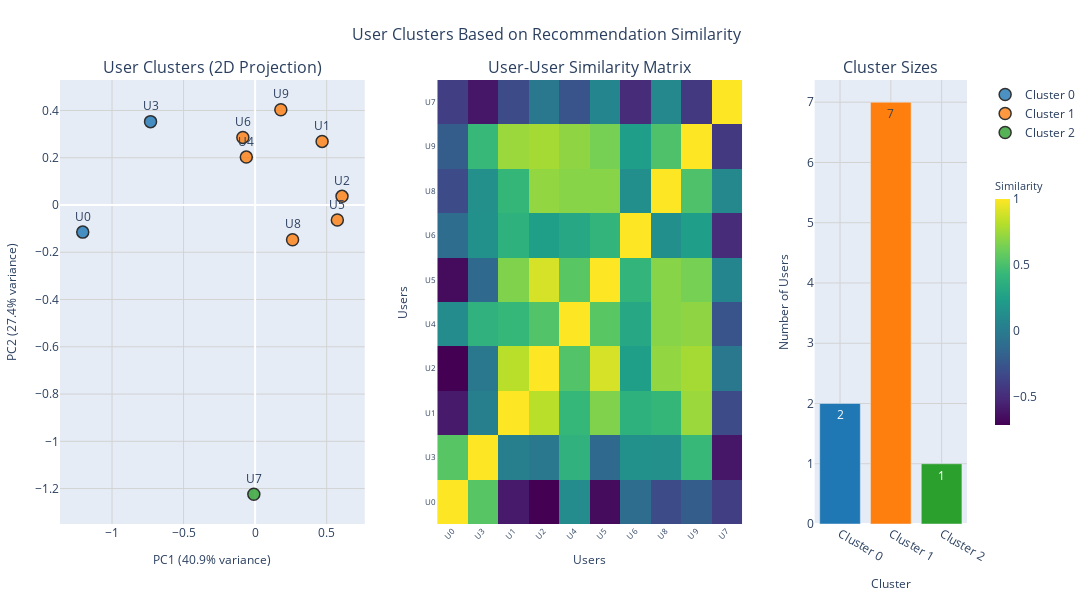

Notebook code for this chart:
### Code cell
# Visualize user clusters based on similarity patterns
print("\n📊 Clustering users by similarity patterns...")
fig_clusters, cluster_labels = KMRPlotter.plot_user_clusters(
    all_similarity_matrices,
    user_ids=sample_user_indices,
    n_clusters=3,
    title="User Clusters Based on Recommendation Similarity"
)
fig_clusters.show()

print(f"\n✅ Clustering complete!")
print(f"   Cluster assignments: {cluster_labels}")

### Figure 1 — Plotly figure (JSON) as saved in the notebook; plotly's stock layout.template omitted (floating-point values rounded to 4 significant figures)
{"data": [{"marker": {"color": "#1f77b4", "line": {"color": "black", "width": 1.5}, "opacity": 0.8, "size": 12}, "mode": "markers+text", "name": "Cluster 0", "showlegend": true, "text": ["U0", "U3"], "textposition": "top center", "type": "scatter", "x": [-1.205, -0.7309], "xaxis": "x", "y": [-0.1148, 0.3526], "yaxis": "y"}, {"marker": {"color": "#ff7f0e", "line": {"color": "black", "width": 1.5}, "opacity": 0.8, "size": 12}, "mode": "markers+text", "name": "Cluster 1", "showlegend": true, "text": ["U1", "U2", "U4", "U5", "U6", "U8", "U9"], "textposition": "top center", "type": "scatter", "x": [0.4682, 0.6074, -0.06151, 0.5747, -0.08565, 0.2618, 0.1797], "xaxis": "x", "y": [0.2691, 0.03652, 0.2027, -0.06363, 0.286, -0.1474, 0.4032], "yaxis": "y"}, {"marker": {"color": "#2ca02c", "line": {"color": "black", "width": 1.5}, "opacity": 0.8, "size": 12}, "mode": "markers+text", "name": "Cluster 2", "showlegend": true, "text": ["U7"], "textposition": "top center", "type": "scatter", "x": [-0.008963], "xaxis": "x", "y": [-1.224], "yaxis": "y"}, {"colorbar": {"len": 0.6, "thickness": 15, "title": {"font": {"size": 11}, "text": "Similarity"}, "x": 1.02}, "colorscale": [[0, "#440154"], [0.1111, "#482878"], [0.2222, "#3e4989"], [0.3333, "#31688e"], [0.4444, "#26828e"], [0.5556, "#1f9e89"], [0.6667, "#35b779"], [0.7778, "#6ece58"], [0.8889, "#b5de2b"], [1, "#fde725"]], "showscale": true, "type": "heatmap", "x": ["U0", "U3", "U1", "U2", "U4", "U5", "U6", "U8", "U9", "U7"], "xaxis": "x2", "y": ["U0", "U3", "U1", "U2", "U4", "U5", "U6", "U8", "U9", "U7"], "yaxis": "y2", "z": [[1.0, 0.5453, -0.5911, -0.7129, 0.1142, -0.6659, -0.108, -0.3215, -0.2071, -0.3971], [0.5453, 1.0, 0.02464, -0.02304, 0.3866, -0.1328, 0.1448, 0.1414, 0.4355, -0.6069], [-0.5911, 0.02464, 1.0, 0.8241, 0.4265, 0.6682, 0.3797, 0.4241, 0.7379, -0.3184], [-0.7129, -0.02304, 0.8241, 1.0, 0.5256, 0.8938, 0.2483, 0.7157, 0.7664, -0.02183], [0.1142, 0.3866, 0.4265, 0.5256, 1.0, 0.5499, 0.3047, 0.688, 0.7077, -0.2637], [-0.6659, -0.1328, 0.6682, 0.8938, 0.5499, 1.0, 0.4057, 0.6879, 0.6408, 0.06727], [-0.108, 0.1448, 0.3797, 0.2483, 0.3047, 0.4057, 1.0, 0.1342, 0.2386, -0.5016], [-0.3215, 0.1414, 0.4241, 0.7157, 0.688, 0.6879, 0.1342, 1.0, 0.5138, 0.08962], [-0.2071, 0.4355, 0.7379, 0.7664, 0.7077, 0.6408, 0.2386, 0.5138, 1.0, -0.4262], [-0.3971, -0.6069, -0.3184, -0.02183, -0.2637, 0.06727, -0.5016, 0.08962, -0.4262, 1.0]]}, {"marker": {"color": ["#1f77b4", "#ff7f0e", "#2ca02c"]}, "showlegend": false, "text": [2.0, 7.0, 1.0], "textposition": "auto", "type": "bar", "x": ["Cluster 0", "Cluster 1", "Cluster 2"], "xaxis": "x3", "y": [2, 7, 1], "yaxis": "y3"}], "layout": {"annotations": [{"font": {"size": 16}, "showarrow": false, "text": "User Clusters (2D Projection)", "x": 0.168, "xanchor": "center", "xref": "paper", "y": 1, "yanchor": "bottom", "yref": "paper"}, {"font": {"size": 16}, "showarrow": false, "text": "User-User Similarity Matrix", "x": 0.584, "xanchor": "center", "xref": "paper", "y": 1, "yanchor": "bottom", "yref": "paper"}, {"font": {"size": 16}, "showarrow": false, "text": "Cluster Sizes", "x": 0.916, "xanchor": "center", "xref": "paper", "y": 1, "yanchor": "bottom", "yref": "paper"}], "height": 600, "legend": {"orientation": "v", "x": 1.02, "xanchor": "left", "y": 1, "yanchor": "top"}, "margin": {"b": 50, "l": 50, "r": 50, "t": 80}, "showlegend": true, "title": {"font": {"size": 16}, "text": "User Clusters Based on Recommendation Similarity", "x": 0.5, "xanchor": "center"}, "width": 1400, "xaxis": {"anchor": "y", "domain": [0, 0.336], "gridcolor": "lightgray", "gridwidth": 1, "showgrid": true, "title": {"font": {"size": 12}, "text": "PC1 (40.9% variance)"}}, "xaxis2": {"anchor": "y2", "domain": [0.416, 0.752], "tickangle": -45, "tickfont": {"size": 8}, "title": {"font": {"size": 12}, "text": "Users"}}, "xaxis3": {"anchor": "y3", "domain": [0.832, 1], "gridcolor": "lightgray", "gridwidth": 1, "showgrid": true, "title": {"font": {"size": 12}, "text": "Cluster"}}, "yaxis": {"anchor": "x", "domain": [0, 1], "gridcolor": "lightgray", "gridwidth": 1, "showgrid": true, "title": {"font": {"size": 12}, "text": "PC2 (27.4% variance)"}}, "yaxis2": {"anchor": "x2", "domain": [0, 1], "tickfont": {"size": 8}, "title": {"font": {"size": 12}, "text": "Users"}}, "yaxis3": {"anchor": "x3", "domain": [0, 1], "gridcolor": "lightgray", "gridwidth": 1, "showgrid": true, "title": {"font": {"size": 12}, "text": "Number of Users"}}}}
